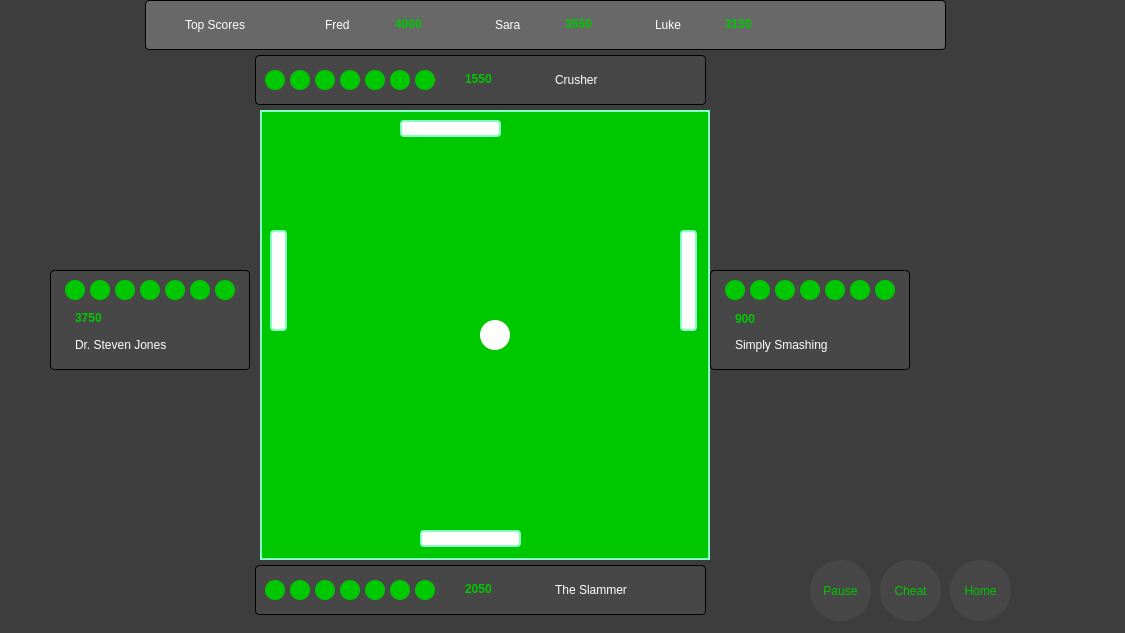
<?xml version="1.0" encoding="UTF-8"?>
<ui version="4.0">
 <class>InGame</class>
 <widget class="QWidget" name="InGame">
  <property name="geometry">
   <rect>
    <x>0</x>
    <y>0</y>
    <width>1125</width>
    <height>633</height>
   </rect>
  </property>
  <property name="windowTitle">
   <string>All-4-Pong - Game Court</string>
  </property>
  <property name="styleSheet">
   <string notr="true">background-color: rgb(61, 61, 61);</string>
  </property>
  <widget class="QLabel" name="lblTop2Usrnm">
   <property name="geometry">
    <rect>
     <x>495</x>
     <y>15</y>
     <width>61</width>
     <height>20</height>
    </rect>
   </property>
   <property name="styleSheet">
    <string notr="true">background-color: rgb(104,104,104);
color: rgb(255, 255, 255);
text-align: center;</string>
   </property>
   <property name="text">
    <string>Sara</string>
   </property>
  </widget>
  <widget class="QLabel" name="lblLife3PT">
   <property name="geometry">
    <rect>
     <x>315</x>
     <y>70</y>
     <width>20</width>
     <height>20</height>
    </rect>
   </property>
   <property name="styleSheet">
    <string notr="true">background-color: rgb(0, 200, 0);
border-radius: 10px;</string>
   </property>
   <property name="text">
    <string/>
   </property>
  </widget>
  <widget class="QLabel" name="lblLife4PL">
   <property name="geometry">
    <rect>
     <x>140</x>
     <y>280</y>
     <width>20</width>
     <height>20</height>
    </rect>
   </property>
   <property name="styleSheet">
    <string notr="true">background-color: rgb(0, 200, 0);
border-radius: 10px;</string>
   </property>
   <property name="text">
    <string/>
   </property>
  </widget>
  <widget class="QLabel" name="lblLife7PT">
   <property name="geometry">
    <rect>
     <x>415</x>
     <y>70</y>
     <width>20</width>
     <height>20</height>
    </rect>
   </property>
   <property name="styleSheet">
    <string notr="true">background-color: rgb(0, 200, 0);
border-radius: 10px;</string>
   </property>
   <property name="text">
    <string/>
   </property>
  </widget>
  <widget class="QLabel" name="lblLife6PB">
   <property name="geometry">
    <rect>
     <x>390</x>
     <y>580</y>
     <width>20</width>
     <height>20</height>
    </rect>
   </property>
   <property name="styleSheet">
    <string notr="true">background-color: rgb(0, 200, 0);
border-radius: 10px;</string>
   </property>
   <property name="text">
    <string/>
   </property>
  </widget>
  <widget class="QLabel" name="lblUsernamePR">
   <property name="geometry">
    <rect>
     <x>735</x>
     <y>335</y>
     <width>131</width>
     <height>20</height>
    </rect>
   </property>
   <property name="styleSheet">
    <string notr="true">background-color: rgb(71, 71, 71);
color: rgb(255, 255, 255);
text-align: center;</string>
   </property>
   <property name="text">
    <string>Simply Smashing</string>
   </property>
  </widget>
  <widget class="QLabel" name="lblTop3Usrnm">
   <property name="geometry">
    <rect>
     <x>655</x>
     <y>15</y>
     <width>61</width>
     <height>20</height>
    </rect>
   </property>
   <property name="styleSheet">
    <string notr="true">background-color: rgb(104,104,104);
color: rgb(255, 255, 255);
text-align: center;</string>
   </property>
   <property name="text">
    <string>Luke</string>
   </property>
  </widget>
  <widget class="QLabel" name="lblTop1Score">
   <property name="geometry">
    <rect>
     <x>395</x>
     <y>15</y>
     <width>61</width>
     <height>17</height>
    </rect>
   </property>
   <property name="font">
    <font>
     <weight>75</weight>
     <italic>false</italic>
     <bold>true</bold>
    </font>
   </property>
   <property name="styleSheet">
    <string notr="true">background-color: rgb(104,104,104);
color: rgb(0, 200, 0);
text-align: center;</string>
   </property>
   <property name="frameShadow">
    <enum>QFrame::Plain</enum>
   </property>
   <property name="text">
    <string>4000</string>
   </property>
  </widget>
  <widget class="QLabel" name="lblPlayerBoardR">
   <property name="geometry">
    <rect>
     <x>710</x>
     <y>270</y>
     <width>200</width>
     <height>100</height>
    </rect>
   </property>
   <property name="styleSheet">
    <string notr="true">background-color: rgb(71, 71, 71);
border: 1px solid rgb(0, 0, 0);
color: rgb(0, 200, 0);
border-radius: 4px;</string>
   </property>
   <property name="text">
    <string/>
   </property>
  </widget>
  <widget class="QLabel" name="lblTop3Score">
   <property name="geometry">
    <rect>
     <x>725</x>
     <y>15</y>
     <width>61</width>
     <height>17</height>
    </rect>
   </property>
   <property name="font">
    <font>
     <weight>75</weight>
     <italic>false</italic>
     <bold>true</bold>
    </font>
   </property>
   <property name="styleSheet">
    <string notr="true">background-color: rgb(104,104,104);
color: rgb(0, 200, 0);
text-align: center;</string>
   </property>
   <property name="frameShadow">
    <enum>QFrame::Plain</enum>
   </property>
   <property name="text">
    <string>3150</string>
   </property>
  </widget>
  <widget class="QLabel" name="lblLife2PR">
   <property name="geometry">
    <rect>
     <x>750</x>
     <y>280</y>
     <width>20</width>
     <height>20</height>
    </rect>
   </property>
   <property name="styleSheet">
    <string notr="true">background-color: rgb(0, 200, 0);
border-radius: 10px;</string>
   </property>
   <property name="text">
    <string/>
   </property>
  </widget>
  <widget class="QLabel" name="lblLife5PB">
   <property name="geometry">
    <rect>
     <x>365</x>
     <y>580</y>
     <width>20</width>
     <height>20</height>
    </rect>
   </property>
   <property name="styleSheet">
    <string notr="true">background-color: rgb(0, 200, 0);
border-radius: 10px;</string>
   </property>
   <property name="text">
    <string/>
   </property>
  </widget>
  <widget class="QLabel" name="lblLeaderBoard">
   <property name="geometry">
    <rect>
     <x>145</x>
     <y>0</y>
     <width>801</width>
     <height>50</height>
    </rect>
   </property>
   <property name="styleSheet">
    <string notr="true">background-color: rgb(104, 104, 104);
border: 1px solid rgb(0, 0, 0);
color: rgb(0, 200, 0);
border-radius: 4px;</string>
   </property>
   <property name="text">
    <string/>
   </property>
  </widget>
  <widget class="QLabel" name="lblPlayerBoardB">
   <property name="geometry">
    <rect>
     <x>255</x>
     <y>565</y>
     <width>451</width>
     <height>50</height>
    </rect>
   </property>
   <property name="styleSheet">
    <string notr="true">background-color: rgb(71, 71, 71);
border: 1px solid rgb(0, 0, 0);
color: rgb(0, 200, 0);
border-radius: 4px;</string>
   </property>
   <property name="text">
    <string/>
   </property>
  </widget>
  <widget class="QLabel" name="lblScorePB">
   <property name="geometry">
    <rect>
     <x>465</x>
     <y>580</y>
     <width>61</width>
     <height>17</height>
    </rect>
   </property>
   <property name="font">
    <font>
     <weight>75</weight>
     <italic>false</italic>
     <bold>true</bold>
    </font>
   </property>
   <property name="styleSheet">
    <string notr="true">background-color: rgb(71, 71, 71);
color: rgb(0, 200, 0);
text-align: center;</string>
   </property>
   <property name="frameShadow">
    <enum>QFrame::Plain</enum>
   </property>
   <property name="text">
    <string>2050</string>
   </property>
  </widget>
  <widget class="QPushButton" name="btnPause">
   <property name="geometry">
    <rect>
     <x>810</x>
     <y>560</y>
     <width>61</width>
     <height>61</height>
    </rect>
   </property>
   <property name="styleSheet">
    <string notr="true">background-color: rgb(71, 71, 71);
color: rgb(0, 200, 0);
border-radius: 30px;</string>
   </property>
   <property name="text">
    <string>Pause</string>
   </property>
  </widget>
  <widget class="QLabel" name="lblUsernamePT">
   <property name="geometry">
    <rect>
     <x>555</x>
     <y>70</y>
     <width>131</width>
     <height>20</height>
    </rect>
   </property>
   <property name="styleSheet">
    <string notr="true">background-color: rgb(71, 71, 71);
color: rgb(255, 255, 255);
text-align: center;</string>
   </property>
   <property name="text">
    <string>Crusher</string>
   </property>
  </widget>
  <widget class="QPushButton" name="btnCheat">
   <property name="geometry">
    <rect>
     <x>880</x>
     <y>560</y>
     <width>61</width>
     <height>61</height>
    </rect>
   </property>
   <property name="styleSheet">
    <string notr="true">background-color: rgb(71, 71, 71);
color: rgb(0, 200, 0);
border-radius: 30px;</string>
   </property>
   <property name="text">
    <string>Cheat</string>
   </property>
  </widget>
  <widget class="QLabel" name="lblLife5PL">
   <property name="geometry">
    <rect>
     <x>165</x>
     <y>280</y>
     <width>20</width>
     <height>20</height>
    </rect>
   </property>
   <property name="styleSheet">
    <string notr="true">background-color: rgb(0, 200, 0);
border-radius: 10px;</string>
   </property>
   <property name="text">
    <string/>
   </property>
  </widget>
  <widget class="QLabel" name="lblLeaderBoardTitle">
   <property name="geometry">
    <rect>
     <x>185</x>
     <y>15</y>
     <width>81</width>
     <height>20</height>
    </rect>
   </property>
   <property name="styleSheet">
    <string notr="true">background-color: rgb(104,104,104);
color: rgb(255, 255, 255);
text-align: center;</string>
   </property>
   <property name="text">
    <string>Top Scores</string>
   </property>
  </widget>
  <widget class="QLabel" name="lblLife3PR">
   <property name="geometry">
    <rect>
     <x>775</x>
     <y>280</y>
     <width>20</width>
     <height>20</height>
    </rect>
   </property>
   <property name="styleSheet">
    <string notr="true">background-color: rgb(0, 200, 0);
border-radius: 10px;</string>
   </property>
   <property name="text">
    <string/>
   </property>
  </widget>
  <widget class="QLabel" name="lblScorePT">
   <property name="geometry">
    <rect>
     <x>465</x>
     <y>70</y>
     <width>61</width>
     <height>17</height>
    </rect>
   </property>
   <property name="font">
    <font>
     <weight>75</weight>
     <italic>false</italic>
     <bold>true</bold>
    </font>
   </property>
   <property name="styleSheet">
    <string notr="true">background-color: rgb(71, 71, 71);
color: rgb(0, 200, 0);
text-align: center;</string>
   </property>
   <property name="frameShadow">
    <enum>QFrame::Plain</enum>
   </property>
   <property name="text">
    <string>1550</string>
   </property>
  </widget>
  <widget class="QLabel" name="lblLife7PR">
   <property name="geometry">
    <rect>
     <x>875</x>
     <y>280</y>
     <width>20</width>
     <height>20</height>
    </rect>
   </property>
   <property name="styleSheet">
    <string notr="true">background-color: rgb(0, 200, 0);
border-radius: 10px;</string>
   </property>
   <property name="text">
    <string/>
   </property>
  </widget>
  <widget class="QWidget" name="gameCourt" native="true">
   <property name="geometry">
    <rect>
     <x>260</x>
     <y>110</y>
     <width>450</width>
     <height>450</height>
    </rect>
   </property>
   <property name="styleSheet">
    <string notr="true">background-color: rgb(0, 200, 0);
border: 2px solid rgb(137, 255, 200);
box-shadow: 10px 10px 30px rgb(0, 0, 0);</string>
   </property>
   <widget class="GameLabel" name="lblBall">
    <property name="geometry">
     <rect>
      <x>220</x>
      <y>210</y>
      <width>30</width>
      <height>30</height>
     </rect>
    </property>
    <property name="styleSheet">
     <string notr="true">border: 0px solid rgb(255, 255, 255);
background-color: rgb(255, 255, 255);
border-radius: 15px;</string>
    </property>
    <property name="text">
     <string/>
    </property>
   </widget>
   <widget class="GameLabel" name="lblPaddleBottom">
    <property name="geometry">
     <rect>
      <x>160</x>
      <y>420</y>
      <width>101</width>
      <height>17</height>
     </rect>
    </property>
    <property name="sizePolicy">
     <sizepolicy hsizetype="Preferred" vsizetype="Preferred">
      <horstretch>0</horstretch>
      <verstretch>0</verstretch>
     </sizepolicy>
    </property>
    <property name="baseSize">
     <size>
      <width>0</width>
      <height>0</height>
     </size>
    </property>
    <property name="styleSheet">
     <string notr="true">background-color: rgb(255, 255, 255);
border-radius: 4px;</string>
    </property>
    <property name="frameShadow">
     <enum>QFrame::Raised</enum>
    </property>
    <property name="text">
     <string/>
    </property>
   </widget>
   <widget class="GameLabel" name="lblPaddleLeft">
    <property name="geometry">
     <rect>
      <x>10</x>
      <y>120</y>
      <width>17</width>
      <height>101</height>
     </rect>
    </property>
    <property name="sizePolicy">
     <sizepolicy hsizetype="Preferred" vsizetype="Preferred">
      <horstretch>0</horstretch>
      <verstretch>0</verstretch>
     </sizepolicy>
    </property>
    <property name="baseSize">
     <size>
      <width>0</width>
      <height>0</height>
     </size>
    </property>
    <property name="styleSheet">
     <string notr="true">background-color: rgb(255, 255, 255);
border-radius: 4px;</string>
    </property>
    <property name="frameShadow">
     <enum>QFrame::Raised</enum>
    </property>
    <property name="text">
     <string/>
    </property>
   </widget>
   <widget class="GameLabel" name="lblPaddleRight">
    <property name="geometry">
     <rect>
      <x>420</x>
      <y>120</y>
      <width>17</width>
      <height>101</height>
     </rect>
    </property>
    <property name="sizePolicy">
     <sizepolicy hsizetype="Preferred" vsizetype="Preferred">
      <horstretch>0</horstretch>
      <verstretch>0</verstretch>
     </sizepolicy>
    </property>
    <property name="baseSize">
     <size>
      <width>0</width>
      <height>0</height>
     </size>
    </property>
    <property name="styleSheet">
     <string notr="true">background-color: rgb(255, 255, 255);
border-radius: 4px;</string>
    </property>
    <property name="frameShadow">
     <enum>QFrame::Raised</enum>
    </property>
    <property name="text">
     <string/>
    </property>
   </widget>
   <widget class="GameLabel" name="lblPaddleTop">
    <property name="geometry">
     <rect>
      <x>140</x>
      <y>10</y>
      <width>101</width>
      <height>17</height>
     </rect>
    </property>
    <property name="sizePolicy">
     <sizepolicy hsizetype="Preferred" vsizetype="Preferred">
      <horstretch>0</horstretch>
      <verstretch>0</verstretch>
     </sizepolicy>
    </property>
    <property name="baseSize">
     <size>
      <width>0</width>
      <height>0</height>
     </size>
    </property>
    <property name="styleSheet">
     <string notr="true">background-color: rgb(255, 255, 255);
border-radius: 4px;</string>
    </property>
    <property name="frameShadow">
     <enum>QFrame::Raised</enum>
    </property>
    <property name="text">
     <string/>
    </property>
   </widget>
  </widget>
  <widget class="QLabel" name="lblTop2Score">
   <property name="geometry">
    <rect>
     <x>565</x>
     <y>15</y>
     <width>61</width>
     <height>17</height>
    </rect>
   </property>
   <property name="font">
    <font>
     <weight>75</weight>
     <italic>false</italic>
     <bold>true</bold>
    </font>
   </property>
   <property name="styleSheet">
    <string notr="true">background-color: rgb(104,104,104);
color: rgb(0, 200, 0);
text-align: center;</string>
   </property>
   <property name="frameShadow">
    <enum>QFrame::Plain</enum>
   </property>
   <property name="text">
    <string>3550</string>
   </property>
  </widget>
  <widget class="QLabel" name="lblLife6PR">
   <property name="geometry">
    <rect>
     <x>850</x>
     <y>280</y>
     <width>20</width>
     <height>20</height>
    </rect>
   </property>
   <property name="styleSheet">
    <string notr="true">background-color: rgb(0, 200, 0);
border-radius: 10px;</string>
   </property>
   <property name="text">
    <string/>
   </property>
  </widget>
  <widget class="QLabel" name="lblLife4PB">
   <property name="geometry">
    <rect>
     <x>340</x>
     <y>580</y>
     <width>20</width>
     <height>20</height>
    </rect>
   </property>
   <property name="styleSheet">
    <string notr="true">background-color: rgb(0, 200, 0);
border-radius: 10px;</string>
   </property>
   <property name="text">
    <string/>
   </property>
  </widget>
  <widget class="QLabel" name="lblLife6PT">
   <property name="geometry">
    <rect>
     <x>390</x>
     <y>70</y>
     <width>20</width>
     <height>20</height>
    </rect>
   </property>
   <property name="styleSheet">
    <string notr="true">background-color: rgb(0, 200, 0);
border-radius: 10px;</string>
   </property>
   <property name="text">
    <string/>
   </property>
  </widget>
  <widget class="QLabel" name="lblLife3PB">
   <property name="geometry">
    <rect>
     <x>315</x>
     <y>580</y>
     <width>20</width>
     <height>20</height>
    </rect>
   </property>
   <property name="styleSheet">
    <string notr="true">background-color: rgb(0, 200, 0);
border-radius: 10px;</string>
   </property>
   <property name="text">
    <string/>
   </property>
  </widget>
  <widget class="QLabel" name="lblPlayerBoardL">
   <property name="geometry">
    <rect>
     <x>50</x>
     <y>270</y>
     <width>200</width>
     <height>100</height>
    </rect>
   </property>
   <property name="styleSheet">
    <string notr="true">background-color: rgb(71, 71, 71);
border: 1px solid rgb(0, 0, 0);
color: rgb(0, 200, 0);
border-radius: 4px;</string>
   </property>
   <property name="text">
    <string/>
   </property>
  </widget>
  <widget class="QLabel" name="lblLife1PL">
   <property name="geometry">
    <rect>
     <x>65</x>
     <y>280</y>
     <width>20</width>
     <height>20</height>
    </rect>
   </property>
   <property name="styleSheet">
    <string notr="true">background-color: rgb(0, 200, 0);
border-radius: 10px;</string>
   </property>
   <property name="text">
    <string/>
   </property>
  </widget>
  <widget class="QLabel" name="lblLife5PT">
   <property name="geometry">
    <rect>
     <x>365</x>
     <y>70</y>
     <width>20</width>
     <height>20</height>
    </rect>
   </property>
   <property name="styleSheet">
    <string notr="true">background-color: rgb(0, 200, 0);
border-radius: 10px;</string>
   </property>
   <property name="text">
    <string/>
   </property>
  </widget>
  <widget class="QLabel" name="lblLife1PB">
   <property name="geometry">
    <rect>
     <x>265</x>
     <y>580</y>
     <width>20</width>
     <height>20</height>
    </rect>
   </property>
   <property name="styleSheet">
    <string notr="true">background-color: rgb(0, 200, 0);
border-radius: 10px;</string>
   </property>
   <property name="text">
    <string/>
   </property>
  </widget>
  <widget class="QLabel" name="lblLife1PT">
   <property name="geometry">
    <rect>
     <x>265</x>
     <y>70</y>
     <width>20</width>
     <height>20</height>
    </rect>
   </property>
   <property name="styleSheet">
    <string notr="true">background-color: rgb(0, 200, 0);
border-radius: 10px;</string>
   </property>
   <property name="text">
    <string/>
   </property>
  </widget>
  <widget class="QLabel" name="lblUsernamePL">
   <property name="geometry">
    <rect>
     <x>75</x>
     <y>335</y>
     <width>131</width>
     <height>20</height>
    </rect>
   </property>
   <property name="styleSheet">
    <string notr="true">background-color: rgb(71, 71, 71);
color: rgb(255, 255, 255);
text-align: center;</string>
   </property>
   <property name="text">
    <string>Dr. Steven Jones</string>
   </property>
  </widget>
  <widget class="QLabel" name="lblLife4PT">
   <property name="geometry">
    <rect>
     <x>340</x>
     <y>70</y>
     <width>20</width>
     <height>20</height>
    </rect>
   </property>
   <property name="styleSheet">
    <string notr="true">background-color: rgb(0, 200, 0);
border-radius: 10px;</string>
   </property>
   <property name="text">
    <string/>
   </property>
  </widget>
  <widget class="QLabel" name="lblPlayerBoardT">
   <property name="geometry">
    <rect>
     <x>255</x>
     <y>55</y>
     <width>451</width>
     <height>50</height>
    </rect>
   </property>
   <property name="styleSheet">
    <string notr="true">background-color: rgb(71, 71, 71);
border: 1px solid rgb(0, 0, 0);
color: rgb(0, 200, 0);
border-radius: 4px;</string>
   </property>
   <property name="text">
    <string/>
   </property>
  </widget>
  <widget class="QLabel" name="lblLife2PT">
   <property name="geometry">
    <rect>
     <x>290</x>
     <y>70</y>
     <width>20</width>
     <height>20</height>
    </rect>
   </property>
   <property name="styleSheet">
    <string notr="true">background-color: rgb(0, 200, 0);
border-radius: 10px;</string>
   </property>
   <property name="text">
    <string/>
   </property>
  </widget>
  <widget class="QLabel" name="lblLife7PL">
   <property name="geometry">
    <rect>
     <x>215</x>
     <y>280</y>
     <width>20</width>
     <height>20</height>
    </rect>
   </property>
   <property name="styleSheet">
    <string notr="true">background-color: rgb(0, 200, 0);
border-radius: 10px;</string>
   </property>
   <property name="text">
    <string/>
   </property>
  </widget>
  <widget class="QLabel" name="lblLife3PL">
   <property name="geometry">
    <rect>
     <x>115</x>
     <y>280</y>
     <width>20</width>
     <height>20</height>
    </rect>
   </property>
   <property name="styleSheet">
    <string notr="true">background-color: rgb(0, 200, 0);
border-radius: 10px;</string>
   </property>
   <property name="text">
    <string/>
   </property>
  </widget>
  <widget class="QLabel" name="lblTop1Usrnm">
   <property name="geometry">
    <rect>
     <x>325</x>
     <y>15</y>
     <width>61</width>
     <height>20</height>
    </rect>
   </property>
   <property name="styleSheet">
    <string notr="true">background-color: rgb(104,104,104);
color: rgb(255, 255, 255);
text-align: center;</string>
   </property>
   <property name="text">
    <string>Fred</string>
   </property>
  </widget>
  <widget class="QLabel" name="lblScorePR">
   <property name="geometry">
    <rect>
     <x>735</x>
     <y>310</y>
     <width>61</width>
     <height>17</height>
    </rect>
   </property>
   <property name="font">
    <font>
     <weight>75</weight>
     <italic>false</italic>
     <bold>true</bold>
    </font>
   </property>
   <property name="styleSheet">
    <string notr="true">background-color: rgb(71, 71, 71);
color: rgb(0, 200, 0);
text-align: center;</string>
   </property>
   <property name="frameShadow">
    <enum>QFrame::Plain</enum>
   </property>
   <property name="text">
    <string>900</string>
   </property>
  </widget>
  <widget class="QLabel" name="lblLife5PR">
   <property name="geometry">
    <rect>
     <x>825</x>
     <y>280</y>
     <width>20</width>
     <height>20</height>
    </rect>
   </property>
   <property name="styleSheet">
    <string notr="true">background-color: rgb(0, 200, 0);
border-radius: 10px;</string>
   </property>
   <property name="text">
    <string/>
   </property>
  </widget>
  <widget class="QLabel" name="lblLife7PB">
   <property name="geometry">
    <rect>
     <x>415</x>
     <y>580</y>
     <width>20</width>
     <height>20</height>
    </rect>
   </property>
   <property name="styleSheet">
    <string notr="true">background-color: rgb(0, 200, 0);
border-radius: 10px;</string>
   </property>
   <property name="text">
    <string/>
   </property>
  </widget>
  <widget class="QLabel" name="lblScorePL">
   <property name="geometry">
    <rect>
     <x>75</x>
     <y>310</y>
     <width>61</width>
     <height>16</height>
    </rect>
   </property>
   <property name="font">
    <font>
     <weight>75</weight>
     <italic>false</italic>
     <bold>true</bold>
    </font>
   </property>
   <property name="styleSheet">
    <string notr="true">background-color: rgb(71, 71, 71);
color: rgb(0, 200, 0);
text-align: center;</string>
   </property>
   <property name="frameShadow">
    <enum>QFrame::Plain</enum>
   </property>
   <property name="text">
    <string>3750</string>
   </property>
  </widget>
  <widget class="QLabel" name="lblUsernamePB">
   <property name="geometry">
    <rect>
     <x>555</x>
     <y>580</y>
     <width>131</width>
     <height>20</height>
    </rect>
   </property>
   <property name="styleSheet">
    <string notr="true">background-color: rgb(71, 71, 71);
color: rgb(255, 255, 255);
text-align: center;</string>
   </property>
   <property name="text">
    <string>The Slammer</string>
   </property>
  </widget>
  <widget class="QLabel" name="lblLife1PR">
   <property name="geometry">
    <rect>
     <x>725</x>
     <y>280</y>
     <width>20</width>
     <height>20</height>
    </rect>
   </property>
   <property name="styleSheet">
    <string notr="true">background-color: rgb(0, 200, 0);
border-radius: 10px;</string>
   </property>
   <property name="text">
    <string/>
   </property>
  </widget>
  <widget class="QLabel" name="lblLife6PL">
   <property name="geometry">
    <rect>
     <x>190</x>
     <y>280</y>
     <width>20</width>
     <height>20</height>
    </rect>
   </property>
   <property name="styleSheet">
    <string notr="true">background-color: rgb(0, 200, 0);
border-radius: 10px;</string>
   </property>
   <property name="text">
    <string/>
   </property>
  </widget>
  <widget class="QLabel" name="lblLife2PL">
   <property name="geometry">
    <rect>
     <x>90</x>
     <y>280</y>
     <width>20</width>
     <height>20</height>
    </rect>
   </property>
   <property name="styleSheet">
    <string notr="true">background-color: rgb(0, 200, 0);
border-radius: 10px;</string>
   </property>
   <property name="text">
    <string/>
   </property>
  </widget>
  <widget class="QLabel" name="lblLife2PB">
   <property name="geometry">
    <rect>
     <x>290</x>
     <y>580</y>
     <width>20</width>
     <height>20</height>
    </rect>
   </property>
   <property name="styleSheet">
    <string notr="true">background-color: rgb(0, 200, 0);
border-radius: 10px;</string>
   </property>
   <property name="text">
    <string/>
   </property>
  </widget>
  <widget class="QLabel" name="lblLife4PR">
   <property name="geometry">
    <rect>
     <x>800</x>
     <y>280</y>
     <width>20</width>
     <height>20</height>
    </rect>
   </property>
   <property name="styleSheet">
    <string notr="true">background-color: rgb(0, 200, 0);
border-radius: 10px;</string>
   </property>
   <property name="text">
    <string/>
   </property>
  </widget>
  <widget class="QPushButton" name="btnHome">
   <property name="geometry">
    <rect>
     <x>950</x>
     <y>560</y>
     <width>61</width>
     <height>61</height>
    </rect>
   </property>
   <property name="styleSheet">
    <string notr="true">background-color: rgb(71, 71, 71);
color: rgb(0, 200, 0);
border-radius: 30px;</string>
   </property>
   <property name="text">
    <string>Home</string>
   </property>
  </widget>
  <zorder>gameCourt</zorder>
  <zorder>lblPlayerBoardB</zorder>
  <zorder>lblLeaderBoard</zorder>
  <zorder>lblPlayerBoardL</zorder>
  <zorder>lblPlayerBoardR</zorder>
  <zorder>lblPlayerBoardT</zorder>
  <zorder>lblTop2Usrnm</zorder>
  <zorder>lblLife3PT</zorder>
  <zorder>lblLife4PL</zorder>
  <zorder>lblLife7PT</zorder>
  <zorder>lblLife6PB</zorder>
  <zorder>lblUsernamePR</zorder>
  <zorder>lblTop3Usrnm</zorder>
  <zorder>lblTop1Score</zorder>
  <zorder>lblTop3Score</zorder>
  <zorder>lblLife2PR</zorder>
  <zorder>lblLife5PB</zorder>
  <zorder>lblScorePB</zorder>
  <zorder>btnPause</zorder>
  <zorder>lblUsernamePT</zorder>
  <zorder>btnCheat</zorder>
  <zorder>lblLife5PL</zorder>
  <zorder>lblLeaderBoardTitle</zorder>
  <zorder>lblLife3PR</zorder>
  <zorder>lblScorePT</zorder>
  <zorder>lblLife7PR</zorder>
  <zorder>lblTop2Score</zorder>
  <zorder>lblLife6PR</zorder>
  <zorder>lblLife4PB</zorder>
  <zorder>lblLife6PT</zorder>
  <zorder>lblLife3PB</zorder>
  <zorder>lblLife1PL</zorder>
  <zorder>lblLife5PT</zorder>
  <zorder>lblLife1PB</zorder>
  <zorder>lblLife1PT</zorder>
  <zorder>lblUsernamePL</zorder>
  <zorder>lblLife4PT</zorder>
  <zorder>lblLife7PL</zorder>
  <zorder>lblLife3PL</zorder>
  <zorder>lblTop1Usrnm</zorder>
  <zorder>lblScorePR</zorder>
  <zorder>lblLife5PR</zorder>
  <zorder>lblLife7PB</zorder>
  <zorder>lblScorePL</zorder>
  <zorder>lblUsernamePB</zorder>
  <zorder>lblLife1PR</zorder>
  <zorder>lblLife6PL</zorder>
  <zorder>lblLife2PL</zorder>
  <zorder>lblLife2PB</zorder>
  <zorder>lblLife4PR</zorder>
  <zorder>lblLife2PT</zorder>
  <zorder>btnHome</zorder>
 </widget>
 <customwidgets>
  <customwidget>
   <class>GameLabel</class>
   <extends>QLabel</extends>
   <header>GameLabel.h</header>
  </customwidget>
 </customwidgets>
 <resources/>
 <connections/>
</ui>
